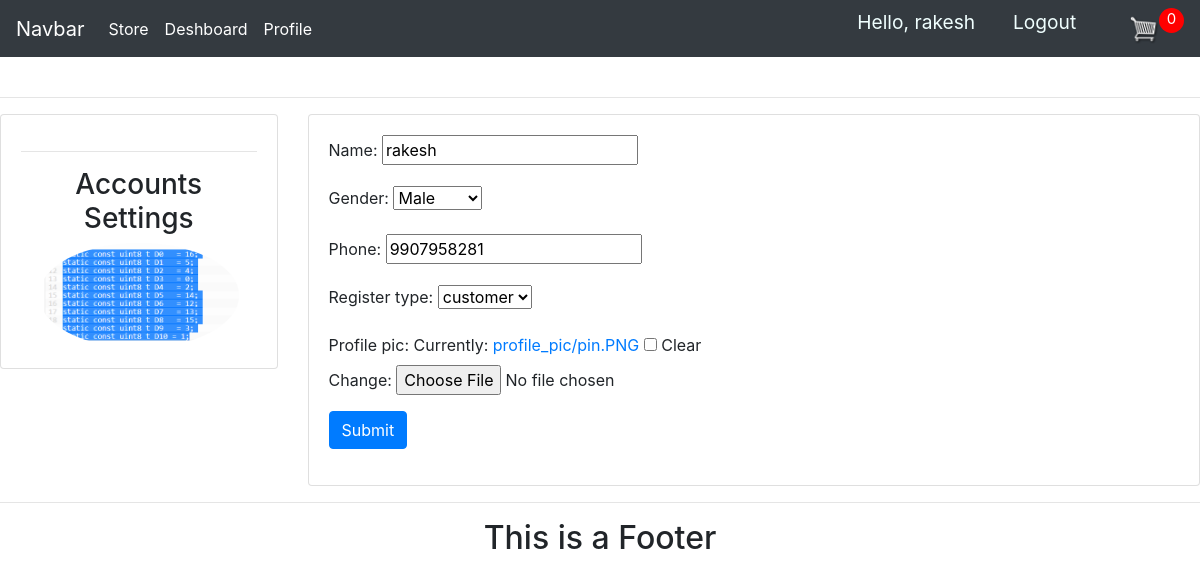
The app's page /accounts/profile/ (signed in) with its own data.
### accounts/models.py (models this page shows)
class MyProfile(models.Model):
    type = (('customer','customer'),('seller','seller'))
    ge = (('male','Male'),('female','Female'))
    user = models.OneToOneField(to=User, on_delete=models.CASCADE)
    name = models.CharField(max_length=100,validators=[validator.name])
    gender = models.CharField(max_length=100,choices=ge)
    phone = models.CharField(max_length=100,validators=[validator.phone])
    register_type = models.CharField(max_length=100,choices=type)
    profile_pic = models.ImageField(default='facebook.jpg', upload_to='profile_pic/', null=True, blank=True)
    cr_date = models.DateTimeField(auto_now_add=True)
    def __str__(self):
        return self.name

### accounts/views.py (the view)
# urls.py: path('profile/',views.profile,name='accounts_settings'),
@login_required(login_url='login')
def profile(req):
    customer = req.user.myprofile
    order,created = Orders.objects.get_or_create(customer=customer,complete=False)
    cartItem = order.get_cart_items
    try:
        user = req.user.myprofile
        print('user',user)
        form  = customerForm(instance=user)
        print('rakesh')
        if req.method=='POST':
            form = customerForm(req.POST,req.FILES,instance=user)
            if form.is_valid:
                print('form is valid')
                form.save()
    except:
        pass
    context={'form':form,'cartItem':cartItem}
    return render(req,'accounts/accounts_settings.html',context)

### accounts/form.py
class customerForm(forms.ModelForm):
    class Meta:
        model = MyProfile
        fields = "__all__"
        exclude = ['user']

### accounts/templatetags/account_extras.py (called while the page is built)
@register.filter(name='has_group')
def has_group(user, group_name):
    group = Group.objects.get(name=group_name)
    try:
        if group in user.groups.all():
            print('True')
            return True
    except:
        return False

### customer/models.py (called while the page is built)
    @property
    def get_cart_items(self):
        totalitems = self.orderitem_set.all()
        print('rakeshssssldjfkd',totalitems)
        total = sum([items.quantity for items in totalitems])
        return total

### accounts/templates/accounts/accounts_settings.html (shortened to what this page needs)
{% extends 'accounts/base.html' %}.
{% load static %}
{% block body %}
<br>
<hr>
<div class="row">
    <div class="col-md-3">
    <div class="card card-body">
        <hr>
        <h3 style="text-align: center;">Accounts Settings</h3>
        <img class="profile-pic " src="{{request.user.myprofile.profile_pic.url}}">
    </div>
    </div>
    <div class="col-md-9">
        <div class="card card-body">
            <form method="POST" actions="{% url 'accounts_settings' %}" enctype="multipart/form-data">
                {{form.as_p}}
                <input class="btn btn-primary" type="submit" name="Update Information">
            </form>
        </div>
    </div>
</div>
{% endblock %}

### accounts/templates/accounts/navbar.html (shortened to what this page needs)
  {% load static %}
  {% load account_extras %}
  <nav class="navbar navbar-expand-lg navbar-dark bg-dark sticky-top">
    <a class="navbar-brand" href="#">Navbar</a>
    <div class="collapse navbar-collapse" id="navbarNav">
      <ul class="navbar-nav mr-auto">
      {% if request.user.is_authenticated %}
        {% if request.user.is_staff or request.user|has_group:"seller" %}
            <li class="nav-item active">
              <a class="nav-link" href="{% url 'seller_dashboard' %}"> Dashboard </a>
            </li>
            <li class="nav-item active">
              <a class="nav-link" href="{% url 'product' %}">Product</a>
            </li>
            <li class="nav-item active">
              <a class="nav-link" href="{% url 'add_product' %}">Add Product</a>
            </li>
        {% else %}
            <li class="nav-item active">
              <a class="nav-link" href="{% url 'store' %}">Store</a>
            </li>
            <li class="nav-item active">
              <a class="nav-link" href="{% url 'user_dashboard' %}">Deshboard</a>
            </li>
          {% endif %}
      <li class="nav-item active">
        <a class="nav-link" href="{% url 'accounts_settings' %}">Profile</a>
      </li>
      {% endif %}
          </ul>
        <ul class="navbar-nav ml-auto">
      {% if request.user.is_authenticated%}
          <span class="hello-mgs">Hello, {{request.user.myprofile}}</span>
          <span><a class="hello-mgs" href="{% url 'logout' %}">Logout</a></span>
            {% if request.user|has_group:"customer" %}
              <div class="form-inline">
                <a href="{% url 'cart' %}"><img src="{% static '/img/cart.png' %}" id="cart_image"></a>
                <p id="cart-total">{{cartItem}}</p>
              </div>
            {% endif %}
     {% endif%}
  </nav>

### static/css/main.css (style rules this page uses)
body { background-color:white }
#cart_image { width:30px; display: inline-block; margin-left: 15px; }
#cart-total { display: block; text-align: center; color:#fff; background-color: red; width: 25px; height: 25px; border-radius: 50%; font-size: 15px; }

### accounts/templates/accounts/navbar.html (style rules this page uses)
.hello-mgs { font-size: larger; color: azure; margin-right: 1cm; }

### accounts/templates/accounts/accounts_settings.html (style rules this page uses)
.profile-pic { max-width: 200px; max-height: 200px; margin: 0 auto; border-radius: 50%; }

### records on screen
MyProfile: name "rakesh", gender "Male", phone "9907958281", register_type "customer"

### other values on screen
{{ request.user.myprofile }} "rakesh"
{{ cartItem }} "0"
